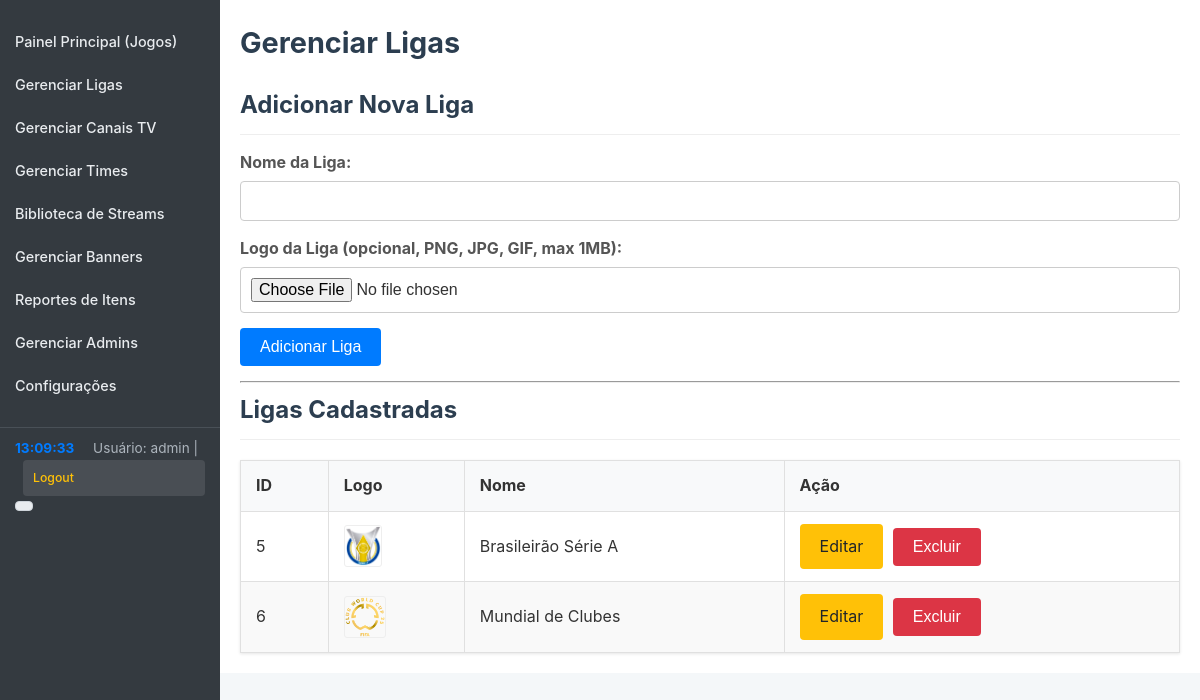
/admin/manage_leagues.php (signed in), run on the app's committed database.
### tables this page shows
CREATE TABLE `leagues` (
  `id` int(11) NOT NULL,
  `name` varchar(255) NOT NULL,
  `logo_filename` varchar(255) DEFAULT NULL
);

### admin/manage_leagues.php (the view, shortened to what this page needs)
<?php
require_once __DIR__ . '/../../FutOnline_config/config.php';
$message = '';
$form_data_add_league = $_SESSION['form_data']['add_league'] ?? [];
$leagues = [];
try {
    $stmt = $pdo->query("SELECT id, name, logo_filename FROM leagues ORDER BY name ASC");
    $leagues = $stmt->fetchAll(PDO::FETCH_ASSOC);
} catch (PDOException $e) {
    error_log("PDOException in " . __FILE__ . " (fetching all leagues): " . $e->getMessage());
    $message .= '<p style="color:red;">Ocorreu um erro no banco de dados ao buscar as ligas. Por favor, tente novamente.</p>';
}
?>
<!DOCTYPE html>
<html lang="pt-br">
<head>
    <link rel="stylesheet" href="css/admin_style.css">
</head>
<body>
    <div class="container">
        <div class="admin-layout">
            <?php require_once 'templates/navigation.php'; ?>
            <div class="main-content">
                <h1>Gerenciar Ligas</h1>
                <h2 id="add-league-form">Adicionar Nova Liga</h2>
                <form action="add_league.php" method="POST" enctype="multipart/form-data">
                    <div>
                        <label for="name">Nome da Liga:</label>
                        <input type="text" id="name" name="name" value="<?php echo htmlspecialchars($form_data_add_league['name'] ?? ''); ?>" required>
                    </div>
                    <div>
                        <label for="logo_file">Logo da Liga (opcional, PNG, JPG, GIF, max 1MB):</label>
                        <input type="file" id="logo_file" name="logo_file" accept="image/png, image/jpeg, image/gif">
                    </div>
                    <div>
                        <button type="submit">Adicionar Liga</button>
                    </div>
                </form>
                <hr>
                <h2>Ligas Cadastradas</h2>
                <?php if (empty($leagues)): ?>
                <p>Nenhuma liga cadastrada ainda.</p>
                <?php else: ?>
                <div class="table-responsive-wrapper">
                    <table>
                        <thead>
                            <tr>
                                <th>ID</th>
                                <th>Logo</th>
                                <th>Nome</th>
                                <th>Ação</th>
                            </tr>
                        </thead>
                        <tbody>
                            <?php foreach ($leagues as $league_item): ?>
                            <tr>
                                <td><?php echo htmlspecialchars($league_item['id']); ?></td>
                                <td><?php if (!empty($league_item['logo_filename'])): ?><img src="<?php echo LEAGUES_LOGO_BASE_PATH_RELATIVE_TO_ADMIN . htmlspecialchars($league_item['logo_filename']); ?>" alt="Logo <?php echo htmlspecialchars($league_item['name']); ?>" class="logo"><?php else: ?>N/A<?php endif; ?></td>
                                <td><?php echo htmlspecialchars($league_item['name']); ?></td>
                                <td>
                                    <a href="edit_league.php?id=<?php echo $league_item['id']; ?>" class="edit-button" style="margin-right: 5px;">Editar</a>
                                    <form action="delete_league.php" method="POST" onsubmit="return confirm('Tem certeza que deseja excluir esta liga? Os jogos associados terão a liga removida (definida como NULA), mas não serão excluídos.');" style="display:inline;">
                                        <button type="submit" class="delete-button">Excluir</button>
                                    </form>
                                </td>
                            </tr>
                            <?php endforeach; ?>
                        </tbody>
                    </table>
                </div>
                <?php endif; ?>
            </div>
        </div>
    </div>
</body>
</html>

### admin/css/admin_style.css (style rules this page uses)
body { font-family: -apple-system, BlinkMacSystemFont, "Segoe UI", Roboto, "Helvetica Neue", Arial, sans-serif; background-color: #f4f7f9; color: #333; margin: 0; padding: 0; line-height: 1.6; }
.container { padding: 0; background-color: #fff; }
.admin-layout { display: flex; }
.main-content { margin-left: 220px; padding: 20px; flex-grow: 1; box-sizing: border-box; }
h1, h2, h3, h4 { color: #2c3e50; margin-top: 0; }
h1 { font-size: 1.8em; margin-bottom: 20px; }
h2 { font-size: 1.5em; margin-bottom: 15px; border-bottom: 1px solid #eee; padding-bottom: 10px; }
form div { margin-bottom: 15px; }
form label { display: block; margin-bottom: 5px; font-weight: bold; color: #555; }
form input[type="text"], form input[type="url"], form input[type="datetime-local"], form input[type="file"], form input[type="password"], form input[type="email"], form select, form textarea { width: 100%; padding: 10px; border: 1px solid #ccc; border-radius: 4px; box-sizing: border-box; font-size: 1em; transition: border-color 0.3s ease; }
form button[type="submit"], .button, button, .edit-button, .delete-button { background-color: #007bff; color: white; padding: 10px 20px; border: none; border-radius: 4px; cursor: pointer; font-size: 1em; transition: background-color 0.3s ease; text-decoration: none; display: inline-block; }
.delete-button, form button.delete-button { background-color: #dc3545; }
.edit-button { background-color: #ffc107; color: #212529; }
table, .report-table { width: 100%; border-collapse: collapse; margin-top: 20px; box-shadow: 0 1px 3px rgba(0, 0, 0, 0.1); }
table th, table td, .report-table th, .report-table td { border: 1px solid #e0e0e0; padding: 12px 15px; text-align: left; vertical-align: middle; }
table th, .report-table th { background-color: #f8f9fa; font-weight: bold; color: #333; }
table tr:nth-child(even), .report-table tr:nth-child(even) { background-color: #f9f9f9; }
td img.logo { max-height: 40px; max-width: 100px; width: auto; height: auto; vertical-align: middle; border: 1px solid #eee; border-radius: 3px; }
form>div:not(.form-row):not(.form-group-inline) { margin-bottom: 15px; }

### data on the page
leagues: id "5", logo_filename (picture), name "Brasileirão Série A"
leagues: id "6", logo_filename (picture), name "Mundial de Clubes"

### other printed values
$_SESSION['admin_username'] "admin"
